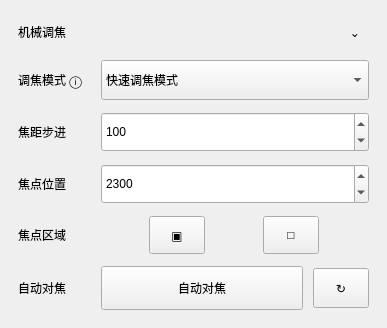
                  <widget class="QFrame" name="allFocusCard">
                   <property name="frameShape">
                    <enum>QFrame::NoFrame</enum>
                   </property>
                   <property name="card" stdset="0">
                    <bool>true</bool>
                   </property>
                   <layout class="QVBoxLayout" name="verticalLayout_allFocusCard">
                    <property name="spacing">
                     <number>14</number>
                    </property>
                    <property name="leftMargin">
                     <number>18</number>
                    </property>
                    <property name="topMargin">
                     <number>18</number>
                    </property>
                    <property name="rightMargin">
                     <number>18</number>
                    </property>
                    <property name="bottomMargin">
                     <number>18</number>
                    </property>
                    <item>
                     <widget class="QFrame" name="allFocusCardHeaderFrame">
                      <property name="frameShape">
                       <enum>QFrame::NoFrame</enum>
                      </property>
                      <layout class="QHBoxLayout" name="horizontalLayout_allFocusCardHeader">
                       <property name="spacing">
                        <number>0</number>
                       </property>
                       <property name="leftMargin">
                        <number>0</number>
                       </property>
                       <property name="topMargin">
                        <number>0</number>
                       </property>
                       <property name="rightMargin">
                        <number>0</number>
                       </property>
                       <property name="bottomMargin">
                        <number>0</number>
                       </property>
                       <item>
                        <widget class="QLabel" name="allFocusCardTitleLabel">
                         <property name="text">
                          <string>机械调焦</string>
                         </property>
                         <property name="cardTitle" stdset="0">
                          <bool>true</bool>
                         </property>
                        </widget>
                       </item>
                       <item>
                        <spacer name="horizontalSpacer_allFocusCardHeader">
                         <property name="orientation">
                          <enum>Qt::Horizontal</enum>
                         </property>
                         <property name="sizeHint" stdset="0">
                          <size>
                           <width>40</width>
                           <height>20</height>
                          </size>
                         </property>
                        </spacer>
                       </item>
                       <item>
                        <widget class="QToolButton" name="allFocusCardCollapseButton">
                         <property name="minimumSize">
                          <size>
                           <width>28</width>
                           <height>28</height>
                          </size>
                         </property>
                         <property name="text">
                          <string>⌄</string>
                         </property>
                         <property name="autoRaise">
                          <bool>true</bool>
                         </property>
                        </widget>
                       </item>
                      </layout>
                     </widget>
                    </item>
                    <item>
                     <widget class="QFrame" name="allFocusFormFrame">
                      <property name="frameShape">
                       <enum>QFrame::NoFrame</enum>
                      </property>
                      <layout class="QGridLayout" name="gridLayout_allFocus">
                       <property name="leftMargin">
                        <number>0</number>
                       </property>
                       <property name="topMargin">
                        <number>0</number>
                       </property>
                       <property name="rightMargin">
                        <number>0</number>
                       </property>
                       <property name="bottomMargin">
                        <number>0</number>
                       </property>
                       <property name="horizontalSpacing">
                        <number>18</number>
                       </property>
                       <property name="verticalSpacing">
                        <number>12</number>
                       </property>
                       <item row="4" column="0">
                        <widget class="QLabel" name="allAutoFocusLabel">
                         <property name="text">
                          <string>自动对焦</string>
                         </property>
                         <property name="formLabel" stdset="0">
                          <bool>true</bool>
                         </property>
                        </widget>
                       </item>
                       <item row="1" column="0">
                        <widget class="QLabel" name="focusStepLabel">
                         <property name="text">
                          <string>焦距步进</string>
                         </property>
                         <property name="formLabel" stdset="0">
                          <bool>true</bool>
                         </property>
                        </widget>
                       </item>
                       <item row="3" column="1">
                        <widget class="QFrame" name="allFocusRegionButtonsFrame">
                         <property name="frameShape">
                          <enum>QFrame::NoFrame</enum>
                         </property>
                         <layout class="QHBoxLayout" name="horizontalLayout_allFocusRegionButtons">
                          <property name="spacing">
                           <number>10</number>
                          </property>
                          <property name="leftMargin">
                           <number>0</number>
                          </property>
                          <property name="topMargin">
                           <number>0</number>
                          </property>
                          <property name="rightMargin">
                           <number>0</number>
                          </property>
                          <property name="bottomMargin">
                           <number>0</number>
                          </property>
                          <item>
                           <widget class="QToolButton" name="allFocusRegionAutoButton">
                            <property name="minimumSize">
                             <size>
                              <width>56</width>
                              <height>38</height>
                             </size>
                            </property>
                            <property name="text">
                             <string>▣</string>
                            </property>
                           </widget>
                          </item>
                          <item>
                           <widget class="QToolButton" name="allFocusRegionRectButton">
                            <property name="minimumSize">
                             <size>
                              <width>56</width>
                              <height>38</height>
                             </size>
                            </property>
                            <property name="text">
                             <string>□</string>
                            </property>
                           </widget>
                          </item>
                         </layout>
                        </widget>
                       </item>
                       <item row="0" column="1">
                        <widget class="QComboBox" name="focusModeComboBox">
                         <property name="minimumSize">
                          <size>
                           <width>260</width>
                           <height>40</height>
                          </size>
                         </property>
                         <item>
                          <property name="text">
                           <string>快速调焦模式</string>
                          </property>
                         </item>
                        </widget>
                       </item>
                       <item row="2" column="0">
                        <widget class="QLabel" name="focusPositionLabel">
                         <property name="text">
                          <string>焦点位置</string>
                         </property>
                         <property name="formLabel" stdset="0">
                          <bool>true</bool>
                         </property>
                        </widget>
                       </item>
                       <item row="4" column="1">
                        <widget class="QFrame" name="allAutoFocusButtonsFrame">
                         <property name="frameShape">
                          <enum>QFrame::NoFrame</enum>
                         </property>
                         <layout class="QHBoxLayout" name="horizontalLayout_allAutoFocusButtons">
                          <property name="spacing">
                           <number>10</number>
                          </property>
                          <property name="leftMargin">
                           <number>0</number>
                          </property>
                          <property name="topMargin">
                           <number>0</number>
                          </property>
                          <property name="rightMargin">
                           <number>0</number>
                          </property>
                          <property name="bottomMargin">
                           <number>0</number>
                          </property>
                          <item>
                           <widget class="QPushButton" name="allAutoFocusButton">
                            <property name="minimumSize">
                             <size>
                              <width>202</width>
                              <height>44</height>
                             </size>
                            </property>
                            <property name="text">
                             <string>自动对焦</string>
                            </property>
                            <property name="softButton" stdset="0">
                             <bool>true</bool>
                            </property>
                           </widget>
                          </item>
                          <item>
                           <widget class="QToolButton" name="allAutoFocusResetButton">
                            <property name="minimumSize">
                             <size>
                              <width>56</width>
                              <height>40</height>
                             </size>
                            </property>
                            <property name="text">
                             <string>↻</string>
                            </property>
                           </widget>
                          </item>
                         </layout>
                        </widget>
                       </item>
                       <item row="3" column="0">
                        <widget class="QLabel" name="allFocusRegionLabel">
                         <property name="text">
                          <string>焦点区域</string>
                         </property>
                         <property name="formLabel" stdset="0">
                          <bool>true</bool>
                         </property>
                        </widget>
                       </item>
                       <item row="0" column="0">
                        <widget class="QLabel" name="focusModeLabel">
                         <property name="text">
                          <string>调焦模式 ⓘ</string>
                         </property>
                         <property name="formLabel" stdset="0">
                          <bool>true</bool>
                         </property>
                        </widget>
                       </item>
                       <item row="1" column="1">
                        <widget class="QSpinBox" name="focusStepspinBox">
                         <property name="sizePolicy">
                          <sizepolicy hsizetype="Preferred" vsizetype="Fixed">
                           <horstretch>0</horstretch>
                           <verstretch>0</verstretch>
                          </sizepolicy>
                         </property>
                         <property name="minimumSize">
                          <size>
                           <width>260</width>
                           <height>40</height>
                          </size>
                         </property>
                         <property name="maximum">
                          <number>200</number>
                         </property>
                         <property name="value">
                          <number>100</number>
                         </property>
                        </widget>
                       </item>
                       <item row="2" column="1">
                        <widget class="QSpinBox" name="focusPositionspinBox">
                         <property name="sizePolicy">
                          <sizepolicy hsizetype="Preferred" vsizetype="Fixed">
                           <horstretch>0</horstretch>
                           <verstretch>0</verstretch>
                          </sizepolicy>
                         </property>
                         <property name="minimumSize">
                          <size>
                           <width>260</width>
                           <height>40</height>
                          </size>
                         </property>
                         <property name="maximum">
                          <number>5000</number>
                         </property>
                         <property name="value">
                          <number>2300</number>
                         </property>
                        </widget>
                       </item>
                      </layout>
                     </widget>
                    </item>
                   </layout>
                  </widget>
